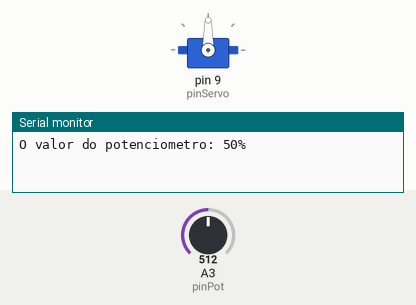
This sketch was run on a simulated Arduino Uno, built with avr-gcc and run on an emulated ATmega328P. On the bench: servo, the last lines printed to the serial monitor. The test bench sets the inputs (shaded band); at power-on: A3 (pinPot) = 512.

Above: at 1.8 s.
1.9 s: A3 (pinPot) set to 716
At 3.3 s:
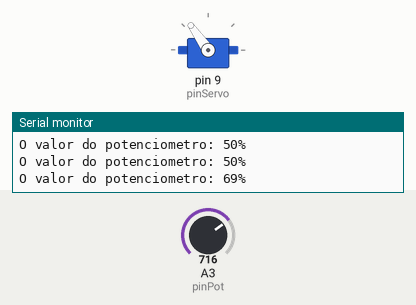
3.6 s: A3 (pinPot) set to 900
At 5.1 s:
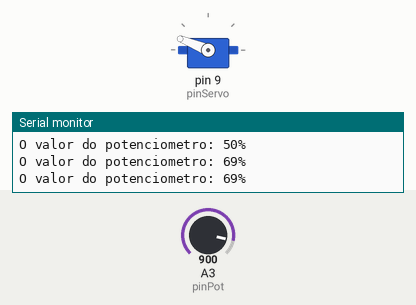
5.7 s: A3 (pinPot) set to 1023
At 6.9 s:
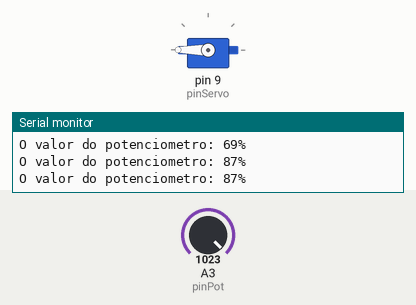
7.9 s: A3 (pinPot) set to 306
At 9.7 s:
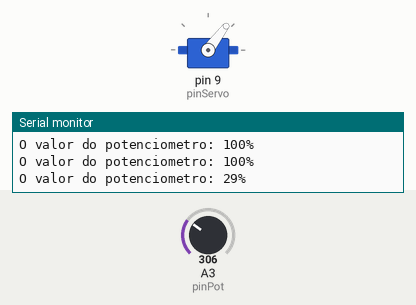
10.0 s: A3 (pinPot) set to 122
At 11.7 s:
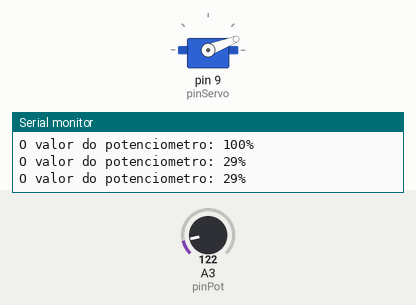
12.1 s: A3 (pinPot) set to 40
At 13.5 s:
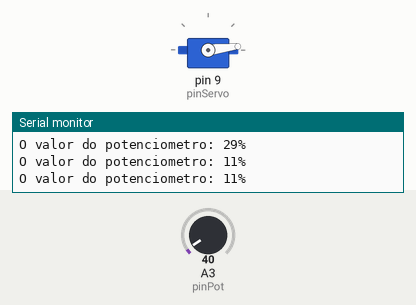
Timing chart, 0 to 15.1 s (numbered marks = the images above; inputs shaded):
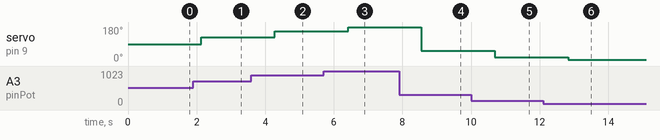

The sketch:

codigo.ino
```cpp
#include <Arduino.h>
#include <Servo.h>


Servo servoMotor;

#define pinServo 9
#define pinPot A3

int pot;
int ang;
int pot_porcem;


void setup() {
    Serial.begin(9600);
    servoMotor.attach(pinServo);
    pinMode(pinPot, INPUT);
}

void loop() {
    pot = analogRead(pinPot);
    ang = map(pot, 0, 1023, 0, 180);
    pot_porcem = map(pot, 0, 1023, 0, 100);
    servoMotor.write(ang);
    imprimir();
}

void imprimir(){
    delay(1000);
    for (int i = 0; i < 50; i++) {
        Serial.println();
    }
    Serial.print("O valor do potenciometro: ");
    Serial.print(pot_porcem);
    Serial.println("%");
}
```

Measured:
- after the input at 1.9 s, servo on pin 9 (pinServo): 90° → 125° after 0.24 s
- after the input at 3.6 s, servo on pin 9 (pinServo): 125° → 158° after 0.68 s
- after the input at 5.7 s, servo on pin 9 (pinServo): 158° → 180° after 0.71 s
- after the input at 7.9 s, servo on pin 9 (pinServo): 180° → 53° after 0.65 s
- after the input at 10.0 s, servo on pin 9 (pinServo): 53° → 21° after 0.69 s
- after the input at 12.1 s, servo on pin 9 (pinServo): 21° → 7° after 0.73 s
